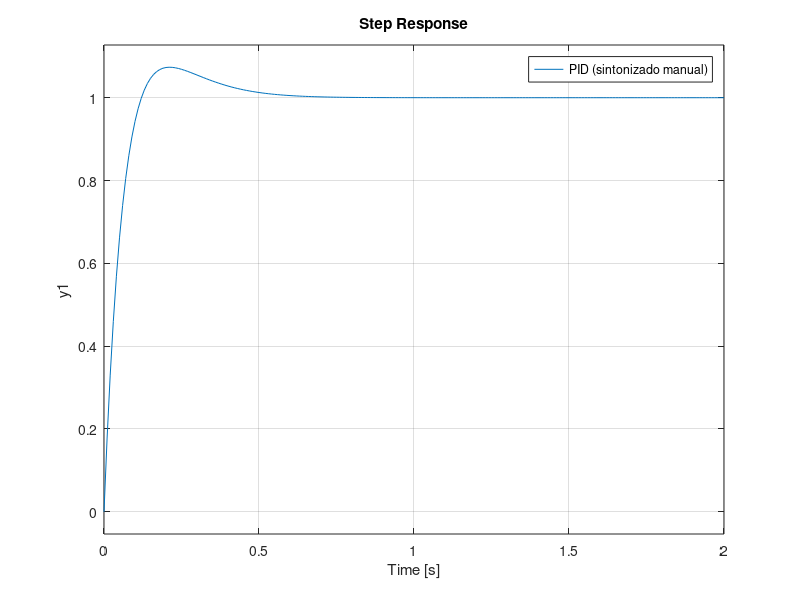

This chart was generated by the following MATLAB code:
G = tf(1, [1 10 20]);
t = 0:0.01:2;

% Sintonizado manual:
Kp = 300;
Ki = 800;
Kd = 40;
PID = pid(Kp, Ki, Kd);
T_PID = feedback(G*PID, 1);
hold on
step(t, T_PID);

% Sintonizado automatico:
%pidTuner(G, 'pid');
Kp = 261.322;
Ki = 886.6783;
Kd = 19.2542;
PID = pid(Kp, Ki, Kd);
T_PID = feedback(G*PID, 1);
step(t, T_PID);
legend('PID (sintonizado manual)','PID (sintonizado con valores pidTuner)');
hold off